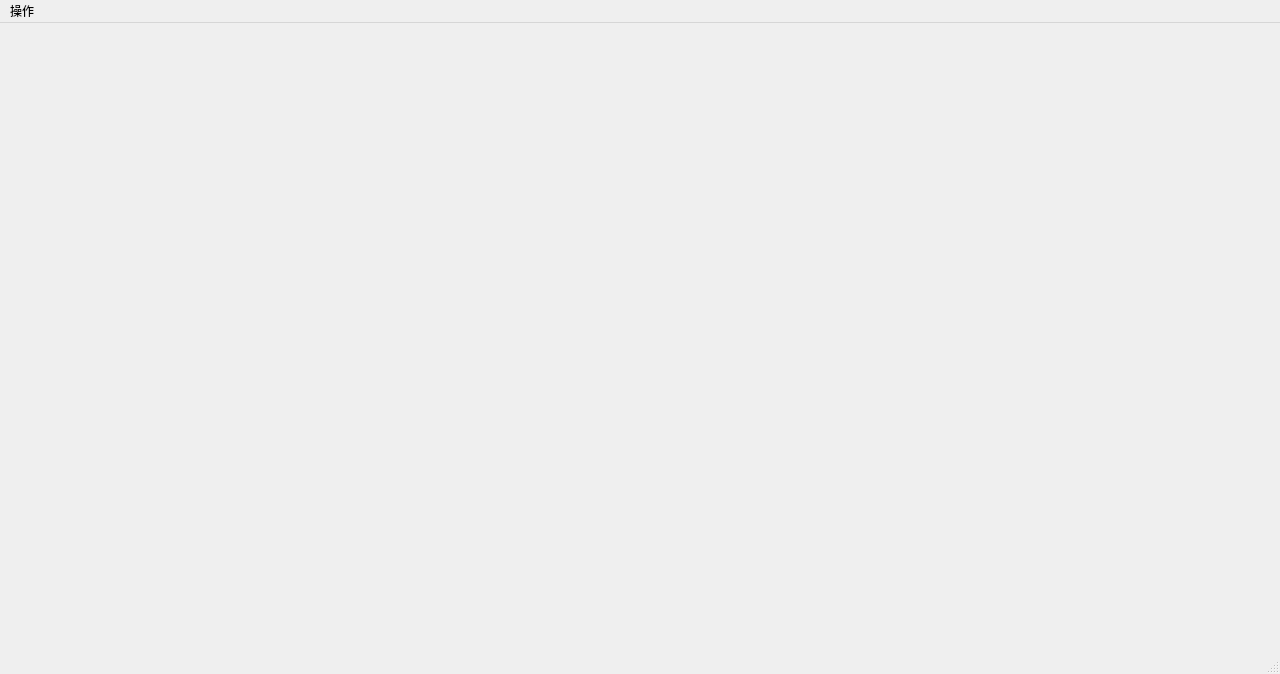
<?xml version="1.0" encoding="UTF-8"?>
<ui version="4.0">
 <class>MainWindow</class>
 <widget class="QMainWindow" name="MainWindow">
  <property name="geometry">
   <rect>
    <x>0</x>
    <y>0</y>
    <width>1280</width>
    <height>674</height>
   </rect>
  </property>
  <property name="windowTitle">
   <string>Bubble</string>
  </property>
  <widget class="QWidget" name="centralwidget">
   <layout class="QHBoxLayout" name="horizontalLayout_3">
    <property name="leftMargin">
     <number>0</number>
    </property>
    <property name="topMargin">
     <number>0</number>
    </property>
    <property name="rightMargin">
     <number>0</number>
    </property>
    <property name="bottomMargin">
     <number>0</number>
    </property>
   </layout>
  </widget>
  <widget class="QMenuBar" name="menubar">
   <property name="geometry">
    <rect>
     <x>0</x>
     <y>0</y>
     <width>1280</width>
     <height>24</height>
    </rect>
   </property>
   <widget class="QMenu" name="menu">
    <property name="title">
     <string>操作</string>
    </property>
    <addaction name="action_refresh"/>
   </widget>
   <addaction name="menu"/>
  </widget>
  <widget class="QStatusBar" name="statusbar"/>
  <action name="action_refresh">
   <property name="text">
    <string>刷新</string>
   </property>
   <property name="toolTip">
    <string>刷新</string>
   </property>
  </action>
 </widget>
 <resources/>
 <connections/>
</ui>
